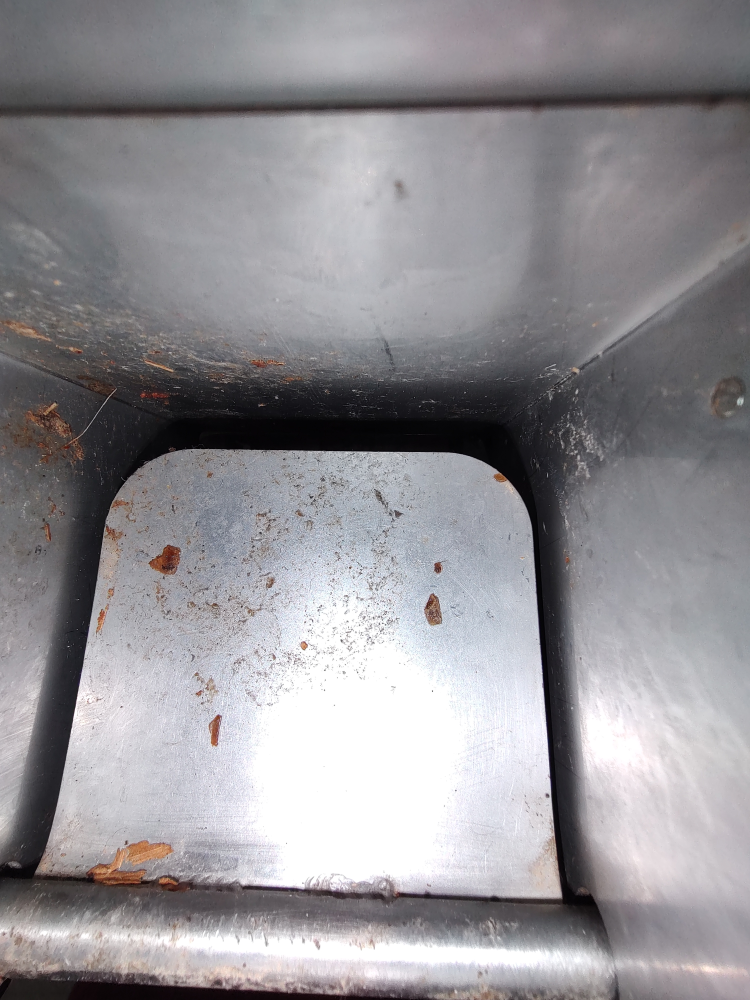
#> input picture tutorials/assets/blank.jpg, 3000 x 4000 px, found by its file name (shown at 1/4 size)
$ python subtraction_mask.py
#> lines starting #> are read from the running program, lines starting #| are printed output that depends on the picture; after the words box and inside, x2 and y2 are one past the last pixel; in counts of white or black regions, pixels touching at a corner belong together
#imports
import numpy as np
import cv2

# Load in the images from the file:
control=cv2.imread("DateIQP\\tutorials\\assets\\blank.jpg") #blank image of tray (control variable)
#> control is the input picture: shape (4000, 3000, 3); mean B, G, R 149.4, 145.4, 147.6
test=cv2.imread("DateIQP\\tutorials\\assets\\date.jpg") #test image of date on tray
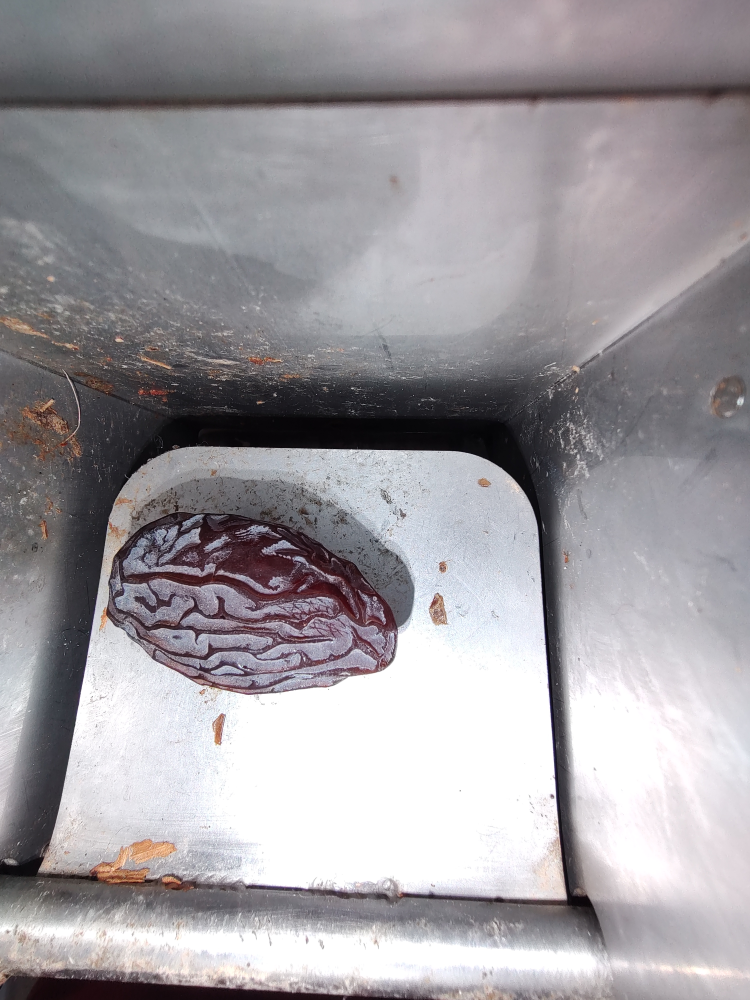
#> input picture tutorials/assets/date.jpg, 3000 x 4000 px, found by its file name (shown at 1/4 size)
#> test is the input picture: shape (4000, 3000, 3); mean B, G, R 160, 155.7, 159.4

#Creating the mask:
sub=cv2.subtract(control,test) #subtraction of empty tray from date on tray to isolate date
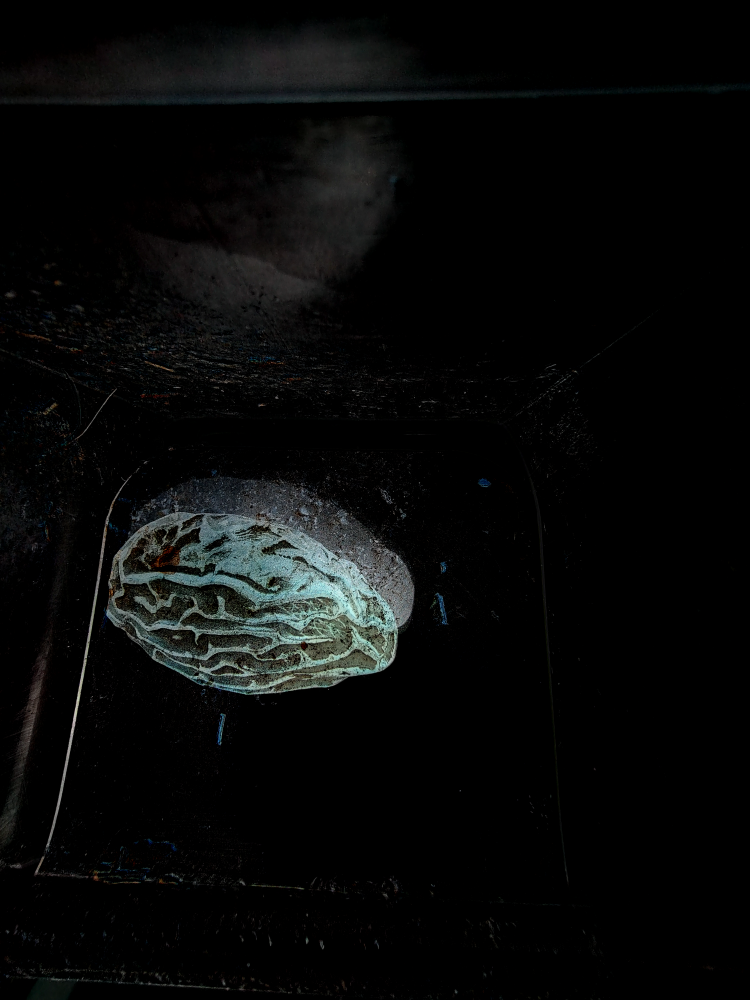
#> sub: shape (4000, 3000, 3) (shown at 1/4 size); mean B, G, R 8.8, 9.1, 8.1
sub = cv2.resize(sub, (800,800)) #resizes image to a readable scale
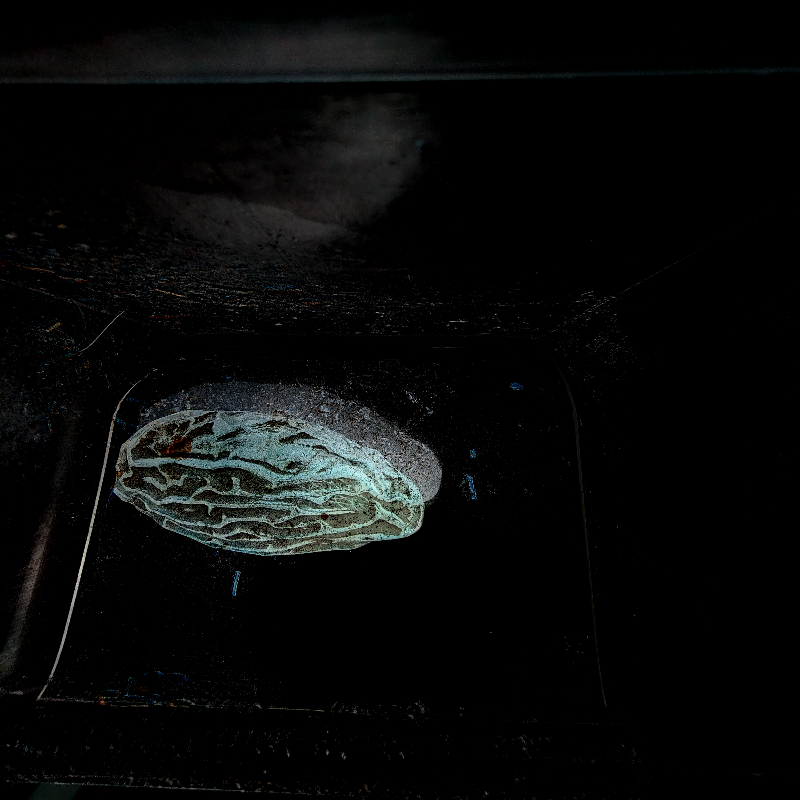
#> sub: shape (800, 800, 3); mean B, G, R 8.8, 9.1, 8.1
test = cv2.resize(test, (800, 800)) #resizes image to a readable scale
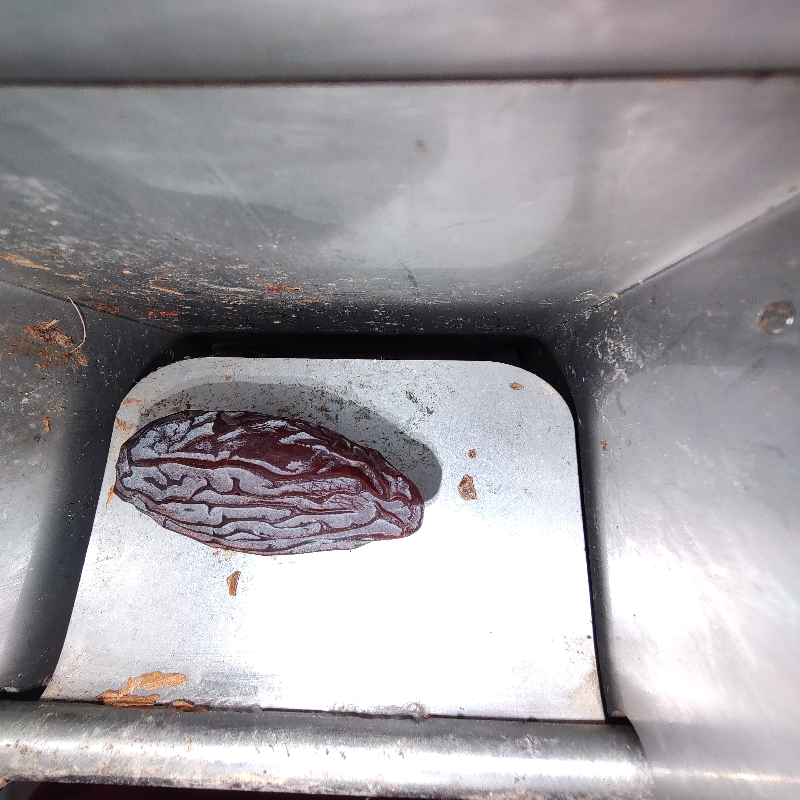
#> test: shape (800, 800, 3); mean B, G, R 160, 155.7, 159.5
sub = cv2.cvtColor(sub,cv2.COLOR_BGR2GRAY) #makes subtraction grayscale to create a mask
#> sub: shape (800, 800)
black = np.array([15]) #lower bound
white = np.array([255]) #upper bound (there is no upper bound)
mask = cv2.inRange(sub, black, white) # true or false (white or black) if a pixel is within range
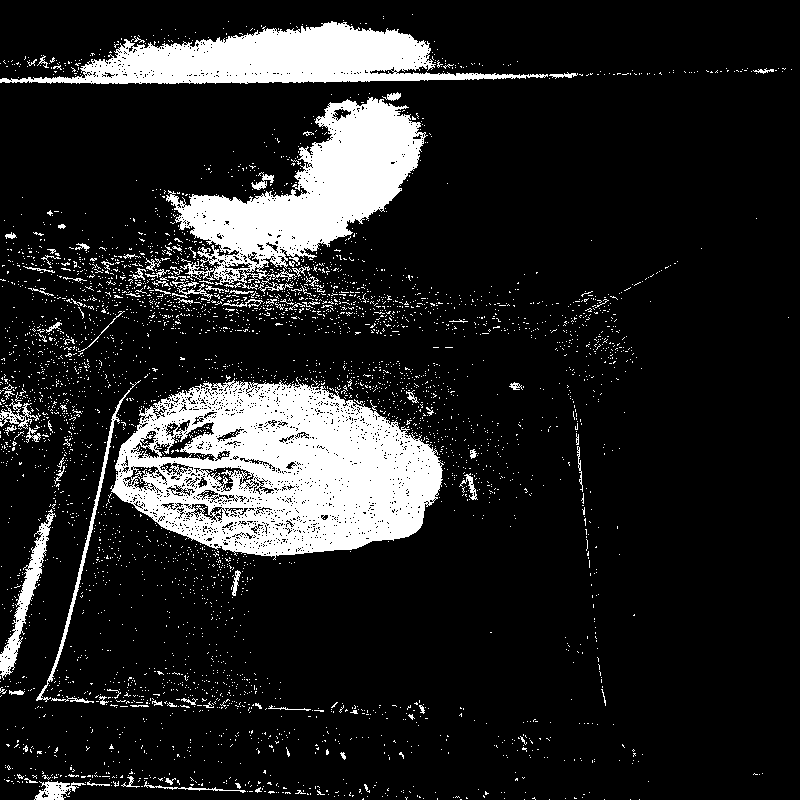
#> mask: shape (800, 800); 14.2% white; 4131 white regions (4035 under 20 px), largest, box (x1, y1, x2, y2) and area: (110, 377, 444, 560) 37914, (166, 97, 428, 294) 20140, (0, 21, 548, 84) 15997
result = cv2.bitwise_and(test, test, mask=mask) # only shows pixels within the mask range in test image for result
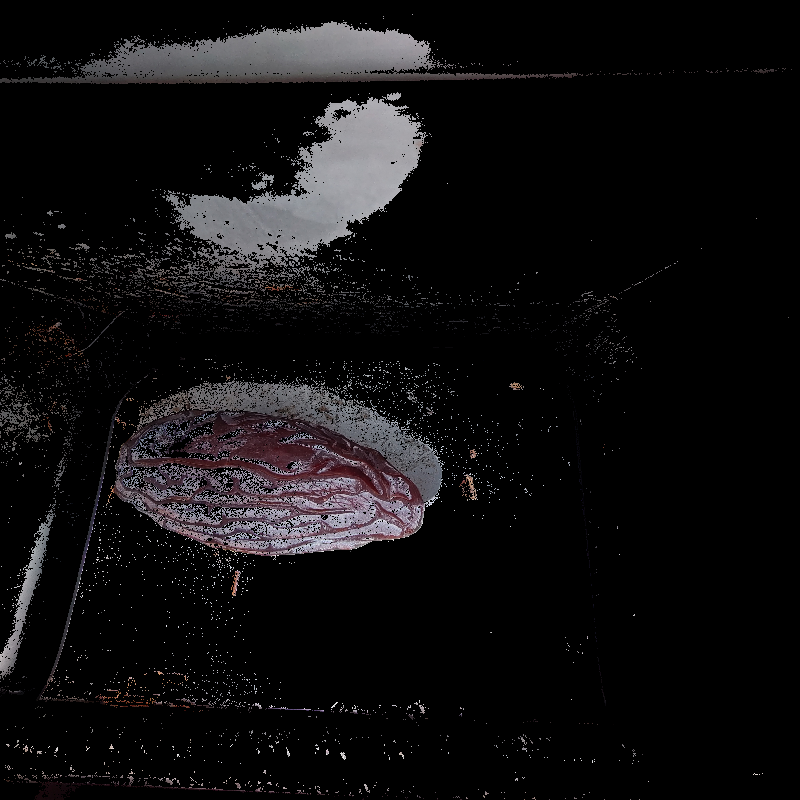
#> result: shape (800, 800, 3); mean B, G, R 16.1, 15.1, 16.2

#Displaying the image:
cv2.imshow("Subtraction Mask", result) #shows image
cv2.waitKey(0)
cv2.destroyAllWindows()
